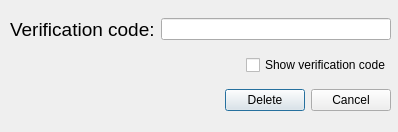
<?xml version="1.0" encoding="UTF-8"?>
<ui version="4.0">
 <class>Dialog_DU</class>
 <widget class="QDialog" name="Dialog_DU">
  <property name="geometry">
   <rect>
    <x>0</x>
    <y>0</y>
    <width>398</width>
    <height>132</height>
   </rect>
  </property>
  <property name="windowTitle">
   <string>Dialog</string>
  </property>
  <widget class="QWidget" name="layoutWidget">
   <property name="geometry">
    <rect>
     <x>10</x>
     <y>10</y>
     <width>381</width>
     <height>111</height>
    </rect>
   </property>
   <layout class="QVBoxLayout" name="verticalLayout">
    <item>
     <layout class="QHBoxLayout" name="horizontalLayout_4">
      <item>
       <widget class="QLabel" name="label_3">
        <property name="text">
         <string>&lt;html&gt;&lt;head/&gt;&lt;body&gt;&lt;p&gt;&lt;span style=&quot; font-size:14pt;&quot;&gt;Verification code:&lt;/span&gt;&lt;/p&gt;&lt;/body&gt;&lt;/html&gt;</string>
        </property>
       </widget>
      </item>
      <item>
       <widget class="QLineEdit" name="lineEdit_3">
        <property name="echoMode">
         <enum>QLineEdit::Password</enum>
        </property>
       </widget>
      </item>
     </layout>
    </item>
    <item>
     <layout class="QHBoxLayout" name="horizontalLayout_6">
      <item>
       <spacer name="horizontalSpacer_3">
        <property name="orientation">
         <enum>Qt::Horizontal</enum>
        </property>
        <property name="sizeHint" stdset="0">
         <size>
          <width>40</width>
          <height>20</height>
         </size>
        </property>
       </spacer>
      </item>
      <item>
       <widget class="QCheckBox" name="checkBox">
        <property name="text">
         <string>Show verification code</string>
        </property>
       </widget>
      </item>
     </layout>
    </item>
    <item>
     <layout class="QHBoxLayout" name="horizontalLayout">
      <item>
       <spacer name="horizontalSpacer">
        <property name="orientation">
         <enum>Qt::Horizontal</enum>
        </property>
        <property name="sizeHint" stdset="0">
         <size>
          <width>40</width>
          <height>20</height>
         </size>
        </property>
       </spacer>
      </item>
      <item>
       <widget class="QPushButton" name="pushButton">
        <property name="text">
         <string>Delete</string>
        </property>
       </widget>
      </item>
      <item>
       <widget class="QPushButton" name="pushButton_2">
        <property name="text">
         <string>Cancel</string>
        </property>
       </widget>
      </item>
     </layout>
    </item>
   </layout>
  </widget>
 </widget>
 <resources/>
 <connections>
  <connection>
   <sender>pushButton_2</sender>
   <signal>clicked()</signal>
   <receiver>Dialog_DU</receiver>
   <slot>close()</slot>
   <hints>
    <hint type="sourcelabel">
     <x>355</x>
     <y>106</y>
    </hint>
    <hint type="destinationlabel">
     <x>37</x>
     <y>81</y>
    </hint>
   </hints>
  </connection>
  <connection>
   <sender>pushButton</sender>
   <signal>clicked()</signal>
   <receiver>Dialog_DU</receiver>
   <slot>close()</slot>
   <hints>
    <hint type="sourcelabel">
     <x>247</x>
     <y>101</y>
    </hint>
    <hint type="destinationlabel">
     <x>81</x>
     <y>96</y>
    </hint>
   </hints>
  </connection>
 </connections>
</ui>
